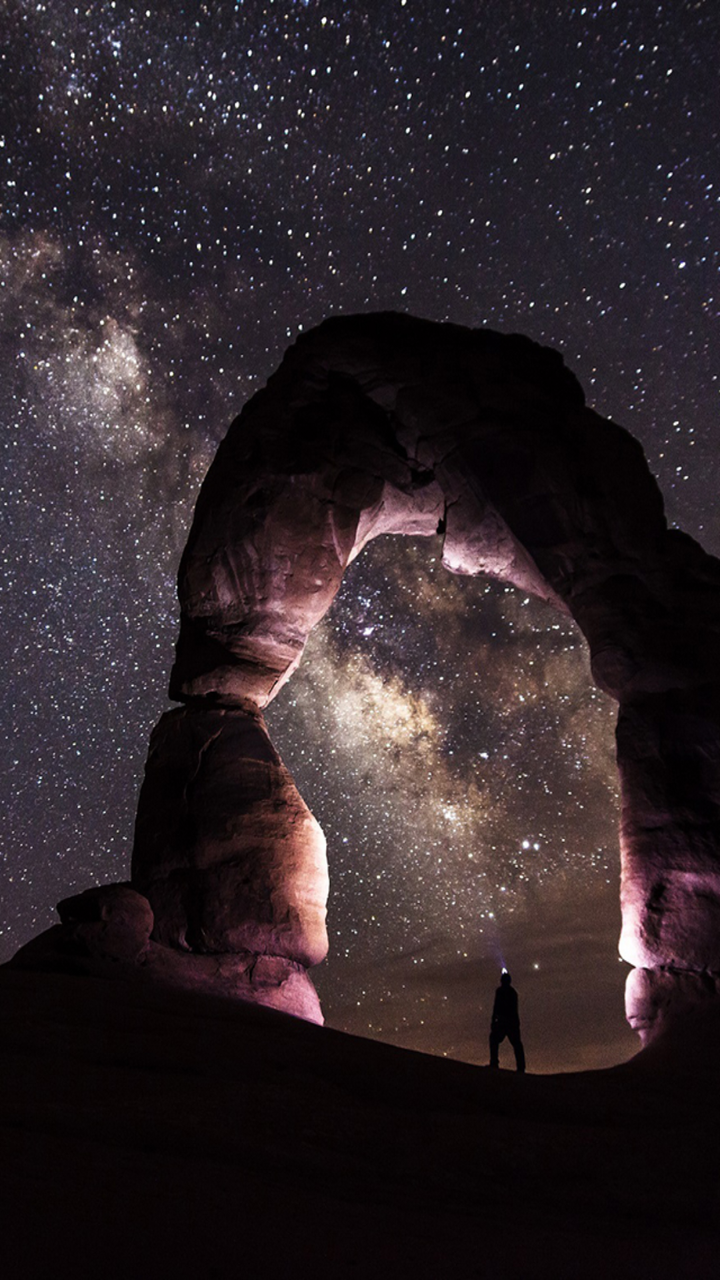
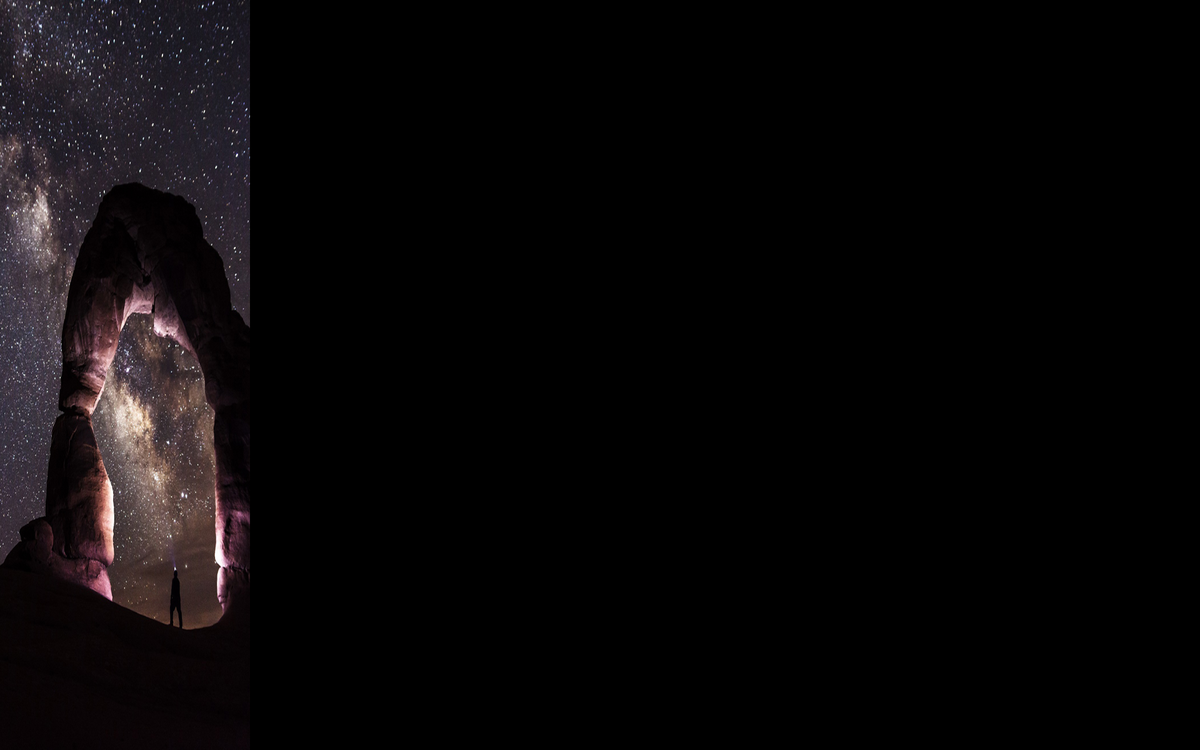

An Android layout and its configuration variant, each rendered on a device that would load it. The default file and the variant file are quoted in full after the pictures.
<!-- AndroidManifest.xml: application theme AppTheme -->
<!-- res/layout/generalitem_list.xml -->
<?xml version="1.0" encoding="utf-8"?>
<android.support.v7.widget.RecyclerView xmlns:android="http://schemas.android.com/apk/res/android"
    xmlns:app="http://schemas.android.com/apk/res-auto"
    xmlns:tools="http://schemas.android.com/tools"
    android:id="@+id/generalitem_list"
    android:name="iamdilipkumar.com.spacedig.ui.activities.GeneralItemListFragment"
    android:layout_width="match_parent"
    android:layout_height="match_parent"
    android:padding="@dimen/keyline_1"
    android:background="@drawable/space_dig_initial"
    app:layoutManager="LinearLayoutManager"
    tools:context="iamdilipkumar.com.spacedig.ui.activities.GeneralListActivity" />
<!-- resources referenced by this layout -->
<resources>
  <dimen name="keyline_1">16dp</dimen>
  <!-- drawable space_dig_initial: jpg bitmap (drawable, 516747 bytes) -->
  <style name="AppTheme" parent="Theme.AppCompat.Light.DarkActionBar">
          
          <item name="colorPrimary">@color/colorPrimary</item>
          <item name="colorPrimaryDark">@color/colorPrimaryDark</item>
          <item name="colorAccent">@color/colorAccent</item>
      </style>
  <color name="colorPrimary">#455A64</color>
  <color name="colorPrimaryDark">#263238</color>
  <color name="colorAccent">#FF1744</color>
</resources>
<!-- res/layout-w900dp/generalitem_list.xml (the repository's variant of the layout above) -->
<!-- drawn on a 7-inch tablet turned sideways -->
<RelativeLayout xmlns:android="http://schemas.android.com/apk/res/android"
    xmlns:app="http://schemas.android.com/apk/res-auto"
    xmlns:tools="http://schemas.android.com/tools"
    android:layout_width="match_parent"
    android:layout_height="match_parent"
    android:background="@android:color/black">

    <LinearLayout
        android:layout_width="match_parent"
        android:layout_height="match_parent"
        android:layout_marginEnd="@dimen/keyline_1"
        android:layout_marginRight="@dimen/keyline_1"
        android:baselineAligned="false"
        android:divider="?android:attr/dividerHorizontal"
        android:orientation="horizontal"
        android:showDividers="middle"
        tools:context="iamdilipkumar.com.spacedig.ui.activities.GeneralListActivity">

        

        <android.support.v7.widget.RecyclerView xmlns:android="http://schemas.android.com/apk/res/android"
            xmlns:tools="http://schemas.android.com/tools"
            android:id="@+id/generalitem_list"
            android:name="iamdilipkumar.com.spacedig.ui.activities.GeneralItemListFragment"
            android:layout_width="@dimen/item_width"
            android:layout_height="match_parent"
            android:background="@drawable/space_dig_initial"
            android:padding="@dimen/keyline_1"
            app:layoutManager="LinearLayoutManager"
            tools:context="iamdilipkumar.com.spacedig.ui.activities.GeneralListActivity" />

        <FrameLayout
            android:id="@+id/generalitem_detail_container"
            android:layout_width="0dp"
            android:layout_height="match_parent"
            android:layout_weight="3" />

    </LinearLayout>

    <FrameLayout
        android:id="@+id/full_asset_container"
        android:layout_width="match_parent"
        android:layout_height="match_parent" />
</RelativeLayout>
<!-- resources referenced by the variant -->
<!-- as a 7-inch tablet turned sideways resolves them -->
<resources>
  <dimen name="item_width">200dp</dimen>
  <dimen name="keyline_1">16dp</dimen>
  <!-- drawable space_dig_initial: jpg bitmap (drawable, 516747 bytes) -->
  <style name="AppTheme" parent="Theme.AppCompat.Light.DarkActionBar">
          
          <item name="colorPrimary">@color/colorPrimary</item>
          <item name="colorPrimaryDark">@color/colorPrimaryDark</item>
          <item name="colorAccent">@color/colorAccent</item>
      </style>
  <color name="colorPrimary">#455A64</color>
  <color name="colorPrimaryDark">#263238</color>
  <color name="colorAccent">#FF1744</color>
</resources>
